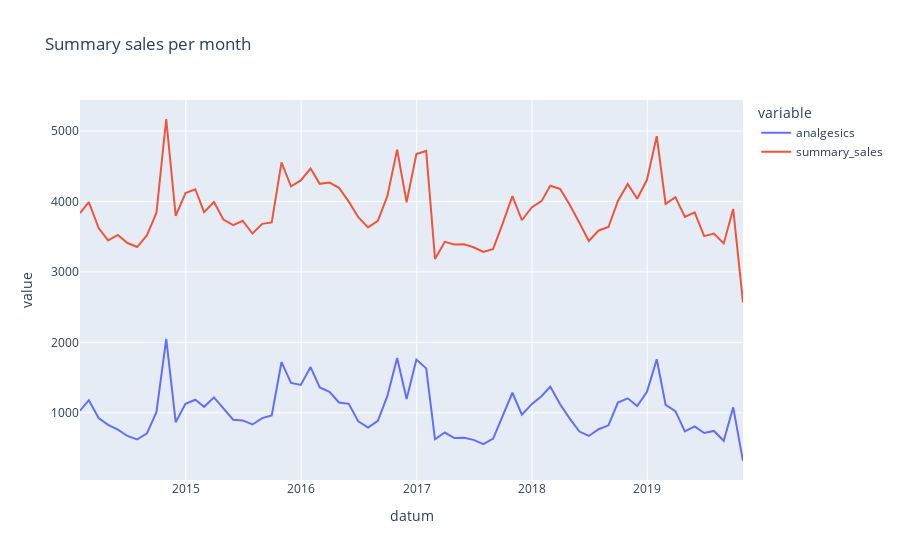

Notebook code cell kept with this figure:
### Code cell
# let's make a summary salse line graph
px.line(
    gdf_1,
    x="datum",
    y = ["analgesics", "summary_sales"],
    title="Summary sales per month",
)
# as we can see it's very familiar with analgesics sales rate
